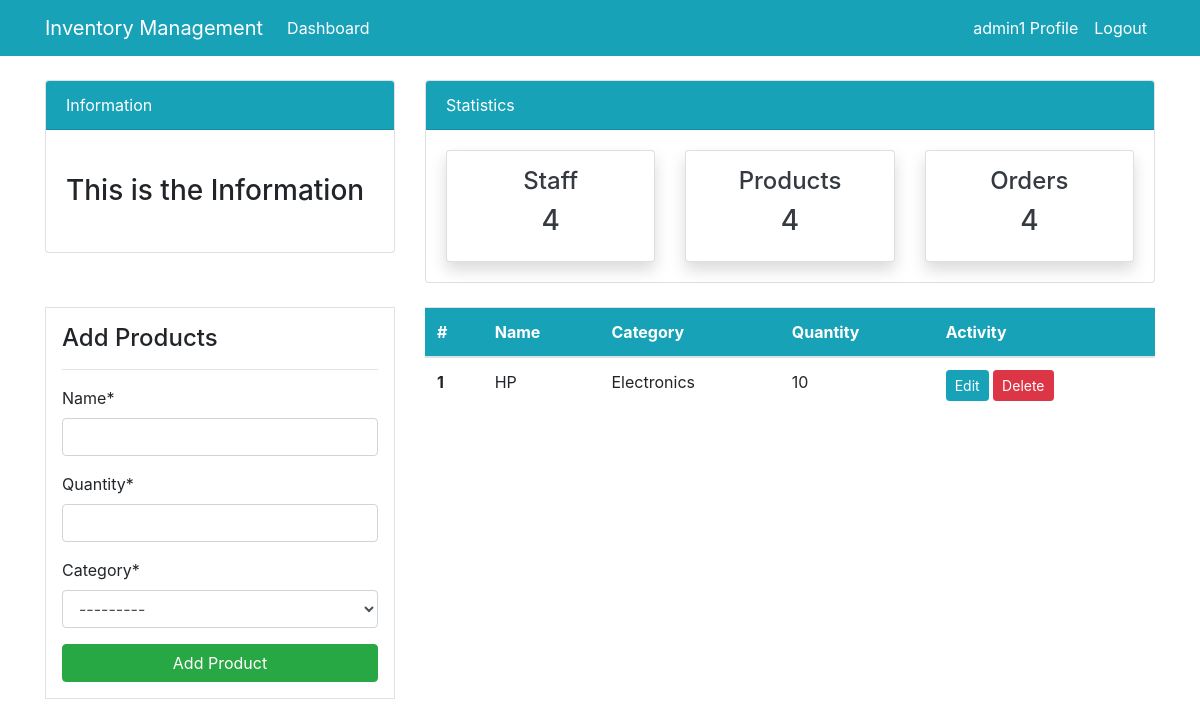
Page /product/ (signed in) on the earlier database version.
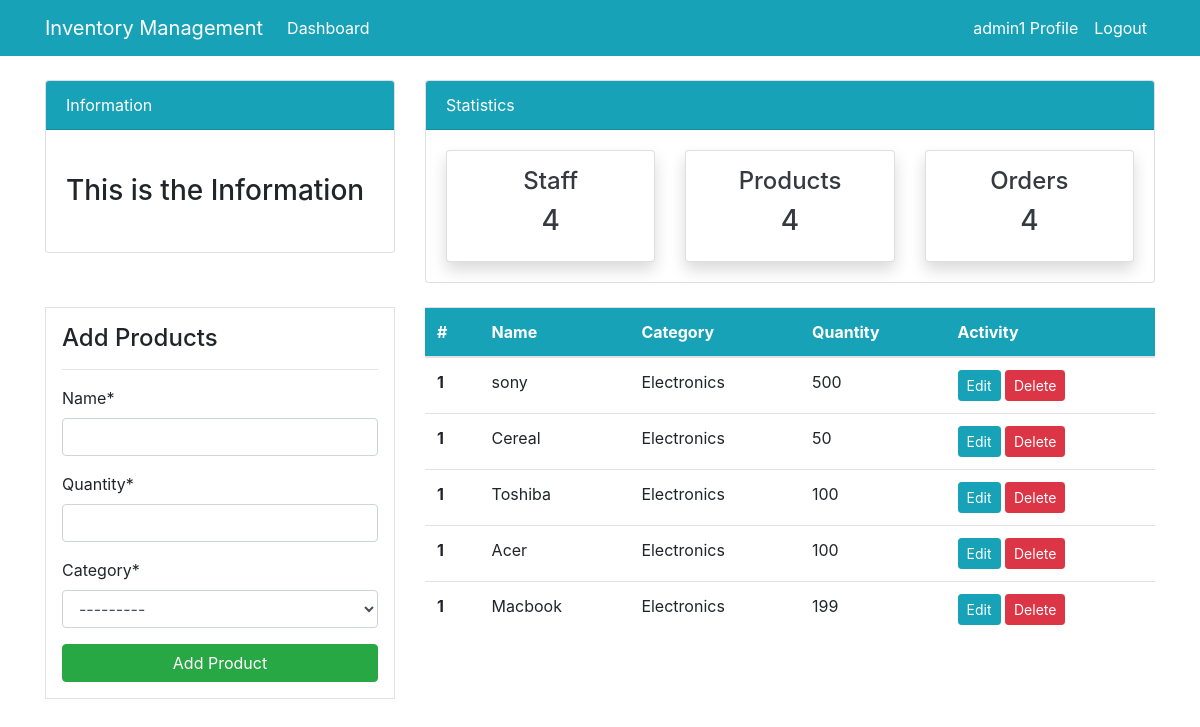
Same page on the later database version.
### dashboard/models.py (models this page shows, shortened)
class Product(models.Model):
    name = models.CharField( max_length=100, null=True)
    category= models.CharField(max_length=20, choices=CATEGORY, null=True)
    quantity = models.PositiveIntegerField(null=True)
    class Meta:
        verbose_name_plural = "Product"

### dashboard/views.py (the view)
# urls.py: path("product/", views.product, name='dashboard-product'),
@login_required
def product(request):
    items = Product.objects.all()
    form = ProductForm()
    if request.method=='POST':
        form= ProductForm(request.POST)
        if form.is_valid():
            form.save()
            return redirect("dashboard-product")
    context={'items':items,'formproduct': form}
    return render(request, 'dashboard/product.html', context)

### dashboard/forms.py
class ProductForm(forms.ModelForm):
    class Meta:
        model = Product
        fields=['name', 'quantity', 'category']
        widgets= {
            'name': forms.TextInput(attrs={'class': 'form-control'}),
            'quantity': forms.NumberInput(attrs={'class': 'form-control'}),
            'category': forms.Select(attrs={'class': 'form-control'}),
        }

### templates/dashboard/product.html (shortened to what this page needs)
{% extends "partials/base.html" %}
{% load crispy_forms_tags %}
{% block content %}
{% include 'partials/topnav.html' %}
<div class="container">
    <div class="row my-4">
        <div class="col-md-4">
            <div class="border bg-white p-3">
                <h4>Add Products</h4>
                <hr>
                <form method ="POST">
                    {{ formproduct |crispy}}
                    <input class="btn btn-success btn-block" type="submit" value="Add Product">
                </form>
            </div>
        </div>
        <div class="col-md-8">
            <table class="table bg-white">
                <thead class="bg-info">
                    <tr class="text-white">
                        <th scope="col">#</th>
                        <th scope="col">Name</th>
                        <th scope="col">Category</th>
                        <th scope="col">Quantity</th>
                        <th scope="col">Activity</th>
                    </tr>
                </thead>
                <tbody>
                    {% for item in items  %}
                    <tr>
                        <th scope="row">1</th>
                        <td>{{item.name}}</td>
                        <td>{{item.category}}</td>
                        <td>{{item.quantity}}</td>
                        <td>
                            <a class="btn btn-info btn-sm" href="{% url "edit-product" item.id %}">Edit</a>
                            <a class="btn btn-danger btn-sm" href="{% url "delete" item.id %}">Delete</a>
                        </td>
                    </tr>
                    {% endfor %}
                </tbody>
            </table>
        </div>
    </div>
</div>
{% endblock %}

### templates/partials/base.html (shortened to what this page needs)
{% load static %}
<!DOCTYPE html>
<html lang="en">
  <head>
    <link rel="stylesheet" href="https://cdn.jsdelivr.net/npm/bootstrap@4.6.2/dist/css/bootstrap.min.css">
    <link rel="stylesheet" href="{% static "/style.css" %}">
  </head>
  <body>
    {% include 'partials/nav.html' %}
    {% block content %}{% endblock  %}
  </body>
</html>

### templates/partials/nav.html (shortened to what this page needs)
<nav class="navbar navbar-expand-lg navbar-info bg-info">
    {% if user.is_authenticated %}
    <div class="container">
        <a class="navbar-brand text-white" href="{% url "dashboard-index" %}">Inventory Management</a>
        <div class="collapse navbar-collapse" id="navbarSupportedContent">
            <ul class="navbar-nav mr-auto">
                <li class="nav-item active">
                    {% if user.is_authenticated %}
                    <a class="nav-link text-white" href="{% url "dashboard-index" %}">Dashboard </a>
                    {% else %}
                    <a class="nav-link text-white" href="{% url "home" %}">Dashboard <span
                        class="sr-only">(current)</span></a>
                    {% endif %}
                </li>
            </ul>
            <ul class="navbar-nav ml-auto">
                <li class="nav-item active">
                    <a class="nav-link text-white" href="{% url "user-profile" user.id%}">{{user.username}} Profile </a>
                </li>
                <li class="nav-item">
                    <a class="nav-link text-white" href="{% url "user-logout" %}">Logout</a>
                </li>
            </ul>
        </div>
    </div>
{% endif %}
</nav>

### templates/partials/topnav.html (shortened to what this page needs)
<div class="container">
    <div class="row mt-4">
        <div class="col-md-4">
            <div class="card">
                <div class="card-header bg-info text-white">
                    Information
                </div>
                <div class="card-body">
                    <marquee behavior="" direction="">
                        <h3 class="my-4">This is the Information</h3>
                    </marquee>
                </div>
            </div>
        </div>
        <div class="col-md-8">
            <div class="card">
                <div class="card-header bg-info text-white">
                    Statistics
                </div>
                <div class="card-body">
                    <div class="row">
                        <div class="col-md-4">
                            <a class="text-decoration-none text-dark" href="{% url "dashboard-staff" %}">
                                <div class="card my-card shadow text-center p-3">
                                    <h4>Staff </h4>
                                    <h3>4</h3>
                                </div>
                            </a>
                        </div>
                        <div class="col-md-4">
                            <a class="text-decoration-none text-dark" href="{% url "dashboard-product" %}">
                                <div class="card my-card shadow text-center p-3">
                                    <h4>Products </h4>
                                    <h3>4</h3>
                                </div>
                            </a>
                        </div>
                        <div class="col-md-4">
                            <a class="text-decoration-none text-dark" href="{% url "dashboard-order" %}">
                                <div class="card my-card shadow text-center p-3">
                                    <h4>Orders </h4>
                                    <h3>4</h3>
                                </div>
                            </a>
                        </div>
                    </div>
                </div>
            </div>
        </div>
    </div>
</div>

Differences in the rows shown:
removed Product: name "HP", category "Electronics", quantity "10"
added Product: name "sony", category "Electronics", quantity "500"
added Product: name "Cereal", category "Electronics", quantity "50"
added Product: name "Toshiba", category "Electronics", quantity "100"
added Product: name "Acer", category "Electronics", quantity "100"
added Product: name "Macbook", category "Electronics", quantity "199"
